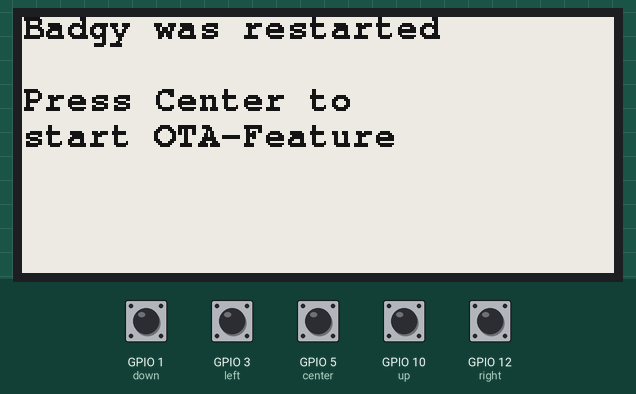
A sketch run on a simulated ESP8266 (NodeMCU). Shown: 296×128 one-colour display. Inputs (shaded band) come from the test bench; at power-on: GPIO 1 (down), GPIO 3 (left), GPIO 5 (center), GPIO 10 (up), GPIO 12 (right) HIGH. WiFi joins after 1.5 s; servers stay silent unless stated.

Above: at 4.7 s.
4.8 s: GPIO 1 (down) pulled LOW for 0.15 s
At 7.6 s:
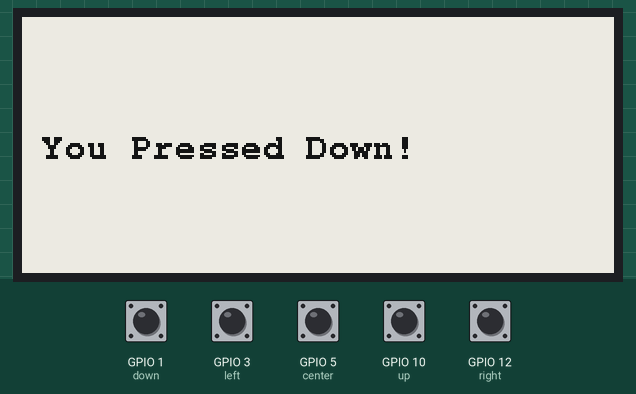
7.9 s: GPIO 3 (left) pulled LOW for 0.15 s
At 10.7 s:
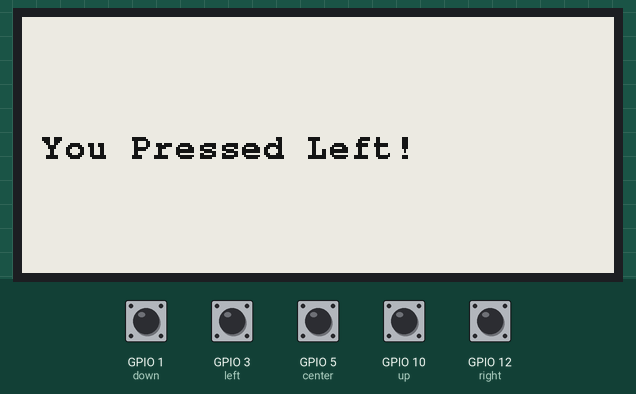
11.0 s: GPIO 5 (center) pulled LOW for 0.15 s
At 13.6 s:
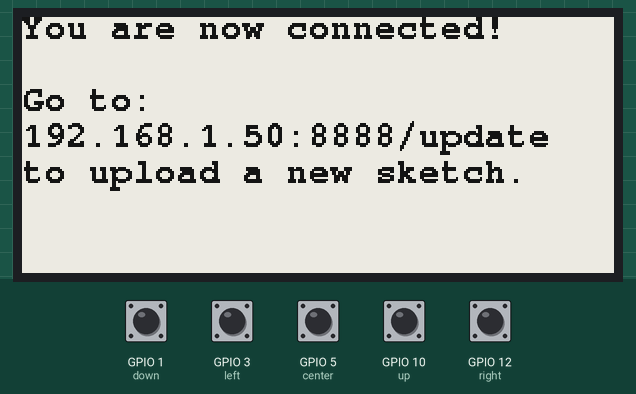
14.1 s: GPIO 10 (up) pulled LOW for 0.15 s
At 16.9 s:
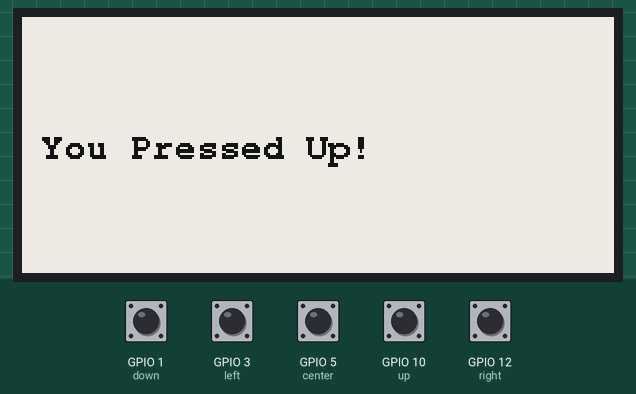
17.2 s: GPIO 12 (right) pulled LOW for 0.15 s
At 20.0 s:
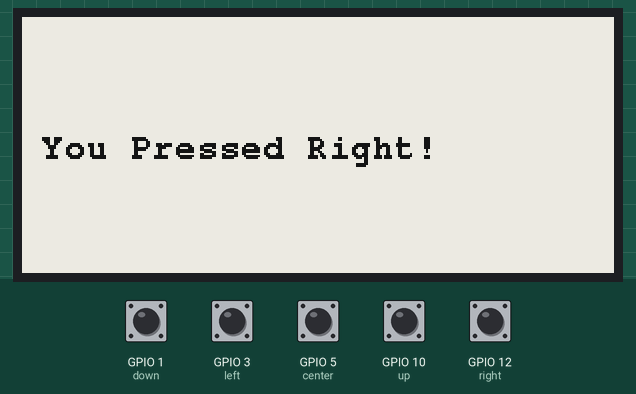
20.3 s: GPIO 1 (down) pulled LOW for 1 s
At 23.0 s:
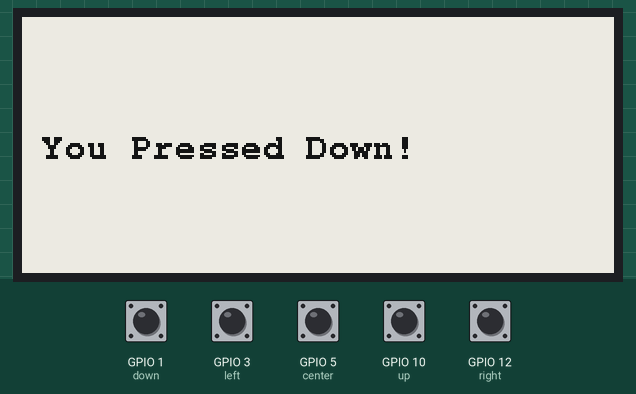
Timing chart, 0 to 24.5 s (numbered marks = the images above; inputs shaded):
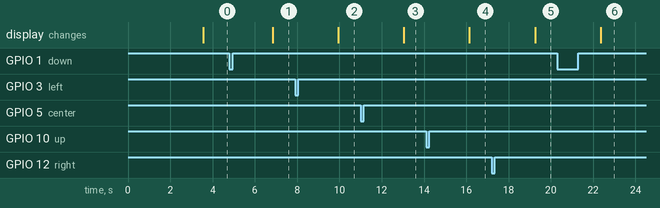

The sketch:

badgy.ino
```cpp
#include <GxEPD.h>
#include <GxGDEH029A1/GxGDEH029A1.cpp>
#include <GxIO/GxIO_SPI/GxIO_SPI.cpp>
#include <GxIO/GxIO.cpp>
#include <Fonts/FreeMonoBold9pt7b.h> //include any other fonts you want to use https://github.com/adafruit/Adafruit-GFX-Library

#include <ESP8266WiFi.h>
#include <WiFiClient.h>
#include <DNSServer.h>
#include <ESP8266WebServer.h>
#include <ESP8266HTTPUpdateServer.h>
#include <WiFiManager.h>

/* Always include the update server, or else you won't be able to do OTA updates!*/
/**/const int port = 8888;
/**/ESP8266WebServer httpServer(port);
/**/ESP8266HTTPUpdateServer httpUpdater;
/*********************************************************************************/

/* Configure pins for display */
GxIO_Class io(SPI, SS, 0, 2);
GxEPD_Class display(io); // default selection of D4, D2

/* A single byte is used to store the button states for debouncing */
byte buttonState = 0;
byte lastButtonState = 0;   //the previous reading from the input pin
unsigned long lastDebounceTime = 0;  //the last time the output pin was toggled
unsigned long debounceDelay = 50;    //the debounce time
int allreadystarted = 0;             // checks if updateserver was allready started.

void setup()
{
  display.init();

  pinMode(1,INPUT_PULLUP); //down
  pinMode(3,INPUT_PULLUP); //left
  pinMode(5,INPUT_PULLUP); //center
  pinMode(12,INPUT_PULLUP); //right
  pinMode(10,INPUT_PULLUP); //up

  /* WiFi Manager automatically connects using the saved credentials, if that fails it will go into AP mode */
  WiFiManager wifiManager;
  wifiManager.autoConnect("Badgy AP");

  /* Show IP Address once conncted */
  showStart();
}

void loop()
{
  httpServer.handleClient();

  byte reading =  (digitalRead(1)  == 0 ? 0 : (1<<0)) | //down
                  (digitalRead(3)  == 0 ? 0 : (1<<1)) | //left
                  (digitalRead(5)  == 0 ? 0 : (1<<2)) | //center
                  (digitalRead(12) == 0 ? 0 : (1<<3)) | //right
                  (digitalRead(10) == 0 ? 0 : (1<<4));  //up

  if(reading != lastButtonState){
    lastDebounceTime = millis();
  }
  if((millis() - lastDebounceTime) > debounceDelay){
    if(reading != buttonState){
      buttonState = reading;
      for(int i=0; i<5; i++){
        if(bitRead(buttonState, i) == 0){
          switch(i){
            case 0:
              showText("You Pressed Down!");
              break;
            case 1:
              showText("You Pressed Left!");
              break;
            case 2:
              startUpdateServer();
              showIP();
              break;
            case 3:
              showText("You Pressed Right!");
              break;
            case 4:
              showText("You Pressed Up!");
              break;
            default:
              break;
          }
        }
      }
    }
  }
  lastButtonState = reading;
}

void showText(char *text)
{
  display.setRotation(3); //even = portrait, odd = landscape
  display.fillScreen(GxEPD_WHITE);
  const GFXfont* f = &FreeMonoBold9pt7b ;
  display.setTextColor(GxEPD_BLACK);
  display.setFont(f);
  display.setCursor(10,70);
  display.println(text);
  display.update();
}

void startUpdateServer()
{
  if (allreadystarted == 0) {
    /* Once connected to WiFi, startup the OTA update server */
    /* In other sketches, we enter OTA mode only when center button is pressed i.e. digitalRead(5)  == 0 */
    /* But in this default sketch, it is always in OTA mode on boot */
    httpUpdater.setup(&httpServer);
    httpServer.begin();
    allreadystarted = 1;
  }
}

void showIP(){
  display.setRotation(3); //even = portrait, odd = landscape
  display.fillScreen(GxEPD_WHITE);
  const GFXfont* f = &FreeMonoBold9pt7b ;
  display.setTextColor(GxEPD_BLACK);
  display.setFont(f);
  display.setCursor(0,10);

  String ip = WiFi.localIP().toString();
  String url = WiFi.localIP().toString() + ":"+String(port)+"/update";
  byte charArraySize = url.length() + 1;
  char urlCharArray[charArraySize];
  url.toCharArray(urlCharArray, charArraySize);

  display.println("You are now connected!");
  display.println("");
  display.println("Go to:");
  display.println(urlCharArray);
  display.println("to upload a new sketch.");
  display.update();
}

void showStart(){
  display.setRotation(3); //even = portrait, odd = landscape
  display.fillScreen(GxEPD_WHITE);
  const GFXfont* f = &FreeMonoBold9pt7b ;
  display.setTextColor(GxEPD_BLACK);
  display.setFont(f);
  display.setCursor(0,10);

  String ip = WiFi.localIP().toString();
  String url = WiFi.localIP().toString() + ":"+String(port)+"/update";
  byte charArraySize = url.length() + 1;
  char urlCharArray[charArraySize];
  url.toCharArray(urlCharArray, charArraySize);

  display.println("Badgy was restarted");
  display.println("");
  display.println("Press Center to ");
  display.println("start OTA-Feature");
  display.update();
}
```

Measured:
- after the input at 4.8 s, the display: changes after 2.1 s (image 1)
- after the input at 7.9 s, the display: changes after 2.1 s (image 2)
- after the input at 11.0 s, the display: changes after 2.1 s (image 3)
- after the input at 14.1 s, the display: changes after 2.1 s (image 4)
- after the input at 17.2 s, the display: changes after 2.1 s (image 5)
- after the input at 20.3 s, the display: changes after 2.1 s (image 6)
